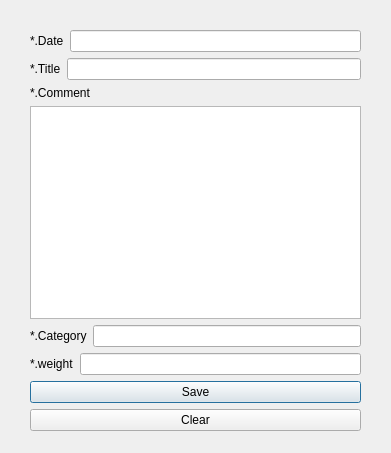
<?xml version="1.0" encoding="UTF-8"?>
<ui version="4.0">
 <class>dialogThanksMemo</class>
 <widget class="QDialog" name="dialogThanksMemo">
  <property name="geometry">
   <rect>
    <x>0</x>
    <y>0</y>
    <width>391</width>
    <height>453</height>
   </rect>
  </property>
  <property name="windowTitle">
   <string>Dialog</string>
  </property>
  <widget class="QWidget" name="verticalLayoutWidget_2">
   <property name="geometry">
    <rect>
     <x>20</x>
     <y>20</y>
     <width>351</width>
     <height>421</height>
    </rect>
   </property>
   <layout class="QVBoxLayout" name="mainLayout">
    <property name="spacing">
     <number>6</number>
    </property>
    <property name="leftMargin">
     <number>10</number>
    </property>
    <property name="topMargin">
     <number>10</number>
    </property>
    <property name="rightMargin">
     <number>10</number>
    </property>
    <property name="bottomMargin">
     <number>10</number>
    </property>
    <item>
     <layout class="QHBoxLayout" name="horizontalLayout">
      <item>
       <widget class="QLabel" name="label_2">
        <property name="text">
         <string>*.Date</string>
        </property>
       </widget>
      </item>
      <item>
       <widget class="QLineEdit" name="txtDate"/>
      </item>
     </layout>
    </item>
    <item>
     <layout class="QHBoxLayout" name="horizontalLayout_2">
      <item>
       <widget class="QLabel" name="label_3">
        <property name="text">
         <string>*.Title</string>
        </property>
       </widget>
      </item>
      <item>
       <widget class="QLineEdit" name="txtTitle"/>
      </item>
     </layout>
    </item>
    <item>
     <layout class="QVBoxLayout" name="verticalLayout">
      <item>
       <widget class="QLabel" name="label">
        <property name="text">
         <string>*.Comment</string>
        </property>
       </widget>
      </item>
      <item>
       <widget class="QTextEdit" name="txtComment"/>
      </item>
     </layout>
    </item>
    <item>
     <layout class="QHBoxLayout" name="horizontalLayout_3">
      <item>
       <widget class="QLabel" name="label_4">
        <property name="text">
         <string>*.Category</string>
        </property>
       </widget>
      </item>
      <item>
       <widget class="QLineEdit" name="txtCategory"/>
      </item>
     </layout>
    </item>
    <item>
     <layout class="QHBoxLayout" name="horizontalLayout_4">
      <item>
       <widget class="QLabel" name="label_5">
        <property name="text">
         <string>*.weight</string>
        </property>
       </widget>
      </item>
      <item>
       <widget class="QLineEdit" name="txtWeight"/>
      </item>
     </layout>
    </item>
    <item>
     <widget class="QPushButton" name="btnSave">
      <property name="text">
       <string>Save</string>
      </property>
     </widget>
    </item>
    <item>
     <widget class="QPushButton" name="btnClear">
      <property name="text">
       <string>Clear</string>
      </property>
     </widget>
    </item>
   </layout>
  </widget>
 </widget>
 <resources/>
 <connections/>
</ui>
